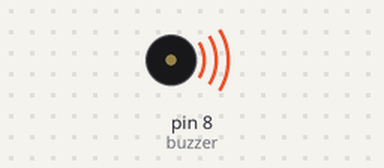
A sketch run on a simulated Arduino Uno, built with avr-gcc and run on an emulated ATmega328P. Parts: buzzer (waves = sounding).

Above: at 0.1 s.
Timing chart, 0 to 1.6 s (numbered marks = the images above):
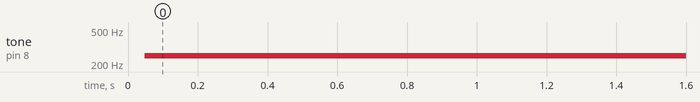

The sketch:

passive_buzzer.ino
```cpp
int buzzer = 8 ;
void setup ()
{
pinMode (buzzer, OUTPUT) ;
}
void loop ()
{
digitalWrite (buzzer, HIGH) ;
delay (2) ;
digitalWrite (buzzer, LOW) ;
delay (2) ;
}
```

Measured:
- by itself, tone on pin 8 (buzzer): silent → 249 Hz at 0.05 s
